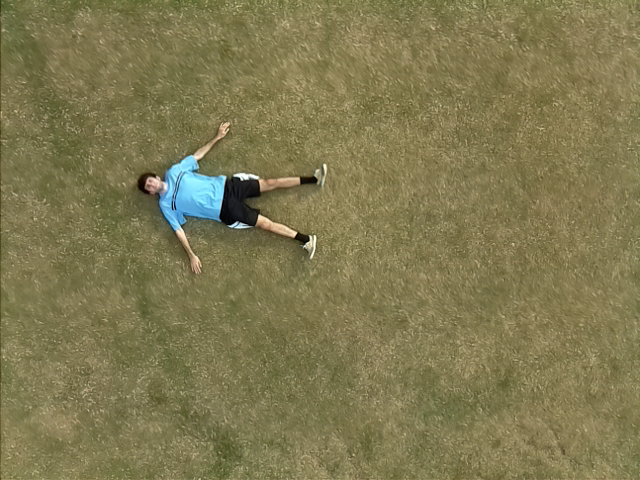
%> input picture P2/img1.png, 640 x 480 px
$ octave P2.m   (GNU Octave 9; MATLAB toolbox functions it lacks are replaced by stand-ins)
%> lines starting %> are read from the running program, lines starting %| are printed output that depends on the picture


img = imread('img1.png');
%> img is the input picture: size 480x640x3 uint8; mean R, G, B 127.5, 120.7, 80.6
boxFilter= [1, 1, 1;
		   1, 1, 1;
		   1, 1, 1];
boxFilter = boxFilter./9;
gausImg = img;
figure();
imshow(img)

%run a filter
for i = 1:30
	img = imfilter(img, boxFilter);
end
%> this loop made 30 passes
%> pass 3, `img = imfilter(img, boxFilter);`:
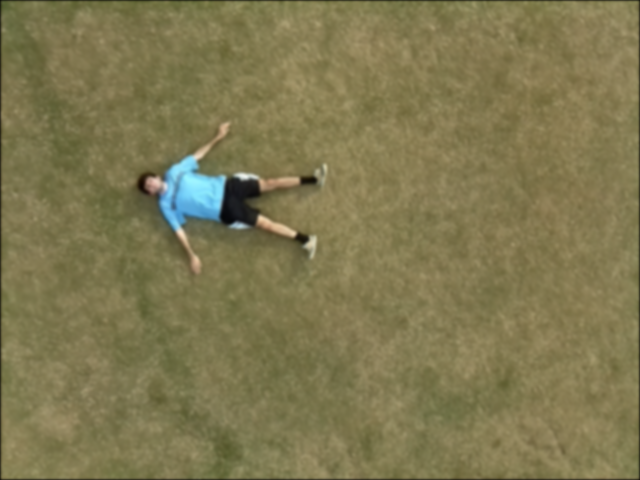
%> img: size 480x640x3 uint8; mean R, G, B 126.9, 120.1, 80.2
%> after the loop:
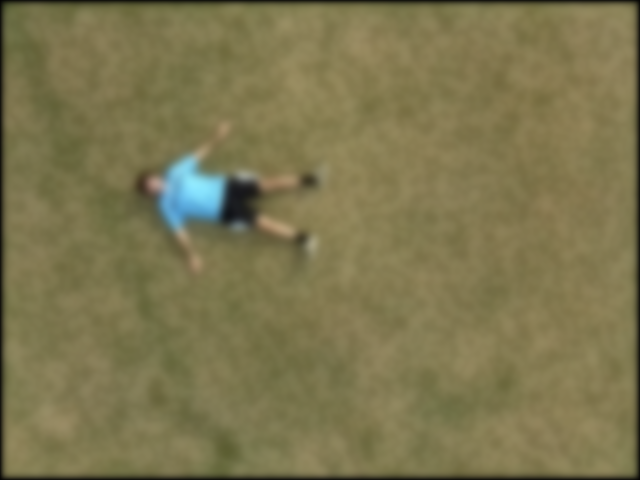
%> img: size 480x640x3 uint8; mean R, G, B 124.7, 117.9, 78.9
%plot final image;
figure();
imshow(img)

% see how it works with a gaussian filter
boxFilter= [1, 1, 1;
		   1, 4, 1;
		   1, 1, 1];
boxFilter = boxFilter./(sum(sum(boxFilter)));

img = imfilter(gausImg, boxFilter);
%plot final Gauss image;
figure();
imshow(img)


%Gauss filter, instead of filtering everything with the same value like the box filter,
%	filters the outer values more than the values that are closer.

% radius of a gauss filter is 2k+1 sized.

$ run again, with P2/img2.png copied over P2/img1.png
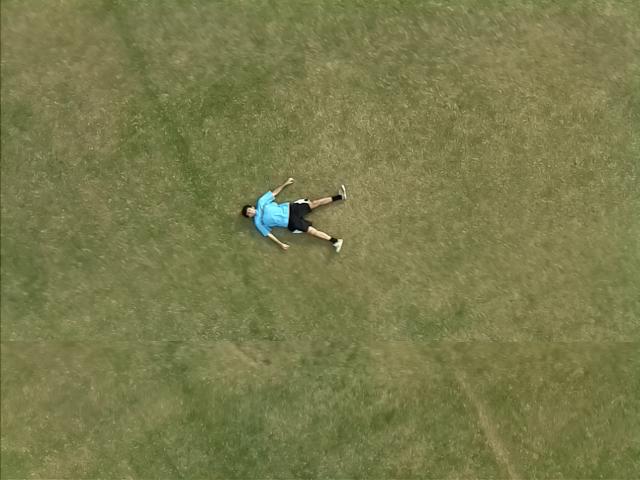
%> input picture P2/img2.png, 640 x 480 px
%> img is the input picture: size 480x640x3 uint8; mean R, G, B 121.1, 122.5, 75.9
%> after the loop `for i = 1:30`:
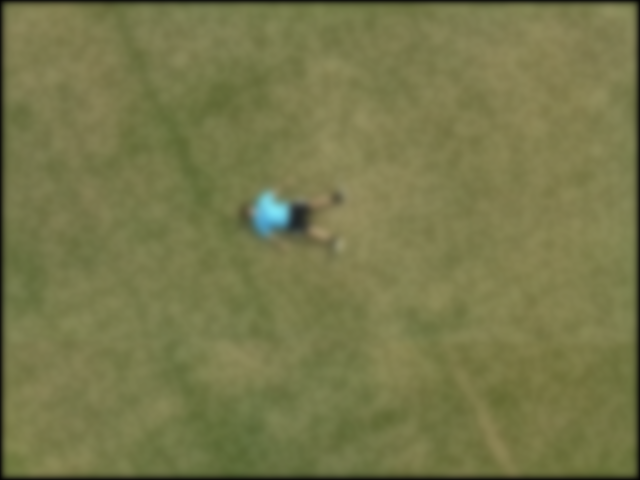
%> img: size 480x640x3 uint8; mean R, G, B 118.5, 119.8, 74.2

$ run again, with P2/img3.png copied over P2/img1.png
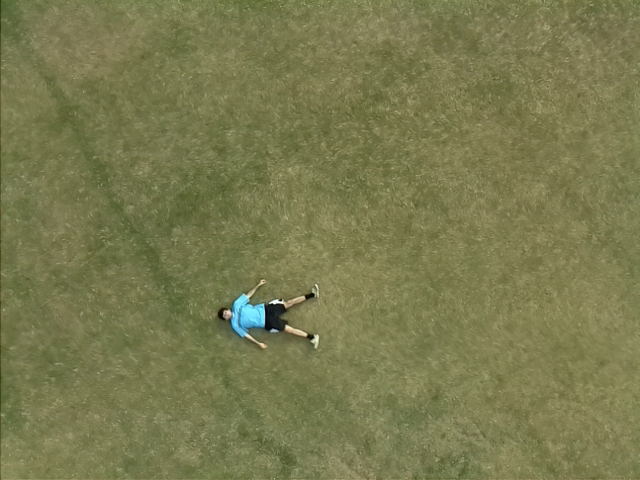
%> input picture P2/img3.png, 640 x 480 px
%> img is the input picture: size 480x640x3 uint8; mean R, G, B 120.9, 122.1, 78.8
%> after the loop `for i = 1:30`:
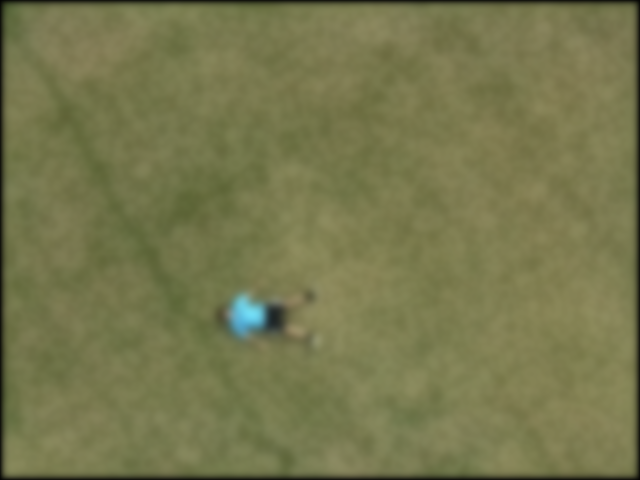
%> img: size 480x640x3 uint8; mean R, G, B 118.2, 119.4, 77.1

$ run again, with P2/img4.png copied over P2/img1.png
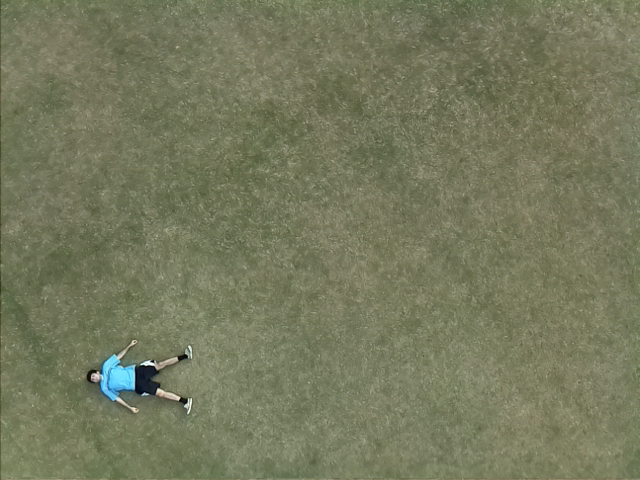
%> input picture P2/img4.png, 640 x 480 px
%> img is the input picture: size 480x640x3 uint8; mean R, G, B 117.5, 121.1, 92.8
%> after the loop `for i = 1:30`:
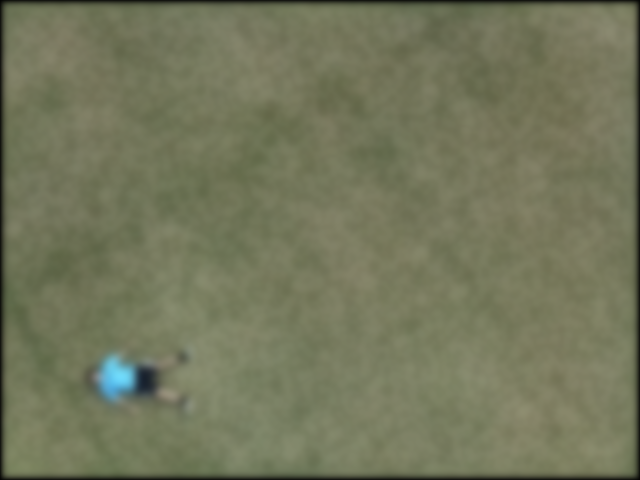
%> img: size 480x640x3 uint8; mean R, G, B 114.9, 118.4, 90.8
